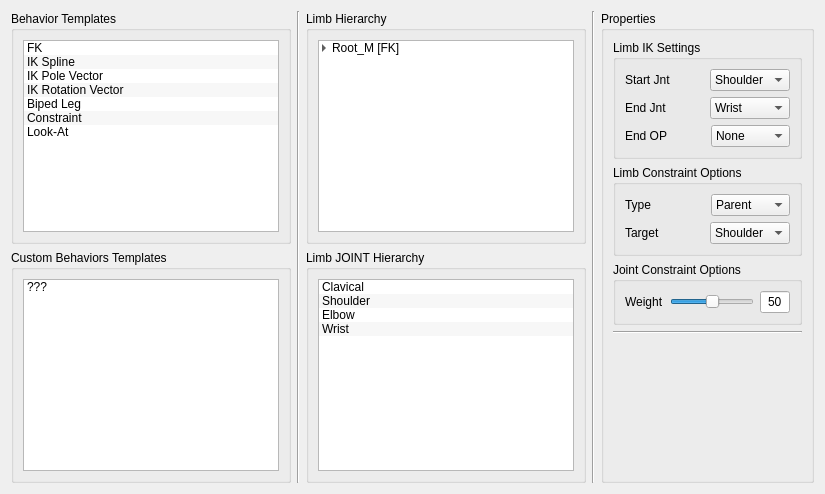
        <widget class="QWidget" name="tab_9">
         <attribute name="title">
          <string>Behaviours</string>
         </attribute>
         <layout class="QHBoxLayout" name="horizontalLayout_48">
          <item>
           <layout class="QHBoxLayout" name="horizontalLayout_30">
            <item>
             <layout class="QVBoxLayout" name="verticalLayout_36">
              <item>
               <widget class="QGroupBox" name="groupBox_22">
                <property name="title">
                 <string>Behavior Templates</string>
                </property>
                <layout class="QHBoxLayout" name="horizontalLayout_32">
                 <item>
                  <widget class="QListWidget" name="listWidget_9">
                   <property name="sizePolicy">
                    <sizepolicy hsizetype="Expanding" vsizetype="Expanding">
                     <horstretch>0</horstretch>
                     <verstretch>0</verstretch>
                    </sizepolicy>
                   </property>
                   <property name="maximumSize">
                    <size>
                     <width>16777215</width>
                     <height>16777215</height>
                    </size>
                   </property>
                   <property name="alternatingRowColors">
                    <bool>true</bool>
                   </property>
                   <item>
                    <property name="text">
                     <string>FK</string>
                    </property>
                   </item>
                   <item>
                    <property name="text">
                     <string>IK Spline</string>
                    </property>
                   </item>
                   <item>
                    <property name="text">
                     <string>IK Pole Vector</string>
                    </property>
                   </item>
                   <item>
                    <property name="text">
                     <string>IK Rotation Vector</string>
                    </property>
                   </item>
                   <item>
                    <property name="text">
                     <string>Biped Leg</string>
                    </property>
                   </item>
                   <item>
                    <property name="text">
                     <string>Constraint</string>
                    </property>
                   </item>
                   <item>
                    <property name="text">
                     <string>Look-At</string>
                    </property>
                   </item>
                  </widget>
                 </item>
                </layout>
               </widget>
              </item>
              <item>
               <widget class="QGroupBox" name="groupBox_18">
                <property name="title">
                 <string>Custom Behaviors Templates</string>
                </property>
                <layout class="QHBoxLayout" name="horizontalLayout_49">
                 <item>
                  <layout class="QVBoxLayout" name="verticalLayout_40">
                   <item>
                    <widget class="QListWidget" name="listWidget_10">
                     <property name="toolTip">
                      <string>Created in CONTROLLERS tab by right clicking on Limb &gt; &quot;Save Limb Template&quot;</string>
                     </property>
                     <property name="dragDropMode">
                      <enum>QAbstractItemView::DragOnly</enum>
                     </property>
                     <property name="alternatingRowColors">
                      <bool>true</bool>
                     </property>
                     <item>
                      <property name="text">
                       <string>???</string>
                      </property>
                     </item>
                    </widget>
                   </item>
                  </layout>
                 </item>
                </layout>
               </widget>
              </item>
             </layout>
            </item>
            <item>
             <widget class="Line" name="line_12">
              <property name="orientation">
               <enum>Qt::Vertical</enum>
              </property>
             </widget>
            </item>
            <item>
             <layout class="QVBoxLayout" name="verticalLayout_64">
              <item>
               <widget class="QGroupBox" name="groupBox_33">
                <property name="title">
                 <string>Limb Hierarchy</string>
                </property>
                <layout class="QHBoxLayout" name="horizontalLayout_45">
                 <item>
                  <layout class="QVBoxLayout" name="verticalLayout_65">
                   <item>
                    <widget class="QTreeWidget" name="treeWidget_13">
                     <property name="autoScrollMargin">
                      <number>16</number>
                     </property>
                     <property name="alternatingRowColors">
                      <bool>true</bool>
                     </property>
                     <property name="selectionMode">
                      <enum>QAbstractItemView::SingleSelection</enum>
                     </property>
                     <property name="autoExpandDelay">
                      <number>0</number>
                     </property>
                     <property name="indentation">
                      <number>10</number>
                     </property>
                     <property name="headerHidden">
                      <bool>true</bool>
                     </property>
                     <column>
                      <property name="text">
                       <string notr="true">1</string>
                      </property>
                     </column>
                     <item>
                      <property name="text">
                       <string>Root_M [FK]</string>
                      </property>
                      <item>
                       <property name="text">
                        <string>Spine_M [FK/IKS]</string>
                       </property>
                       <item>
                        <property name="text">
                         <string>Arm_M [FK/IKS/IKR]</string>
                        </property>
                        <item>
                         <property name="text">
                          <string>Hand</string>
                         </property>
                        </item>
                       </item>
                       <item>
                        <property name="text">
                         <string>Head</string>
                        </property>
                       </item>
                       <item>
                        <property name="text">
                         <string>Leg (M)</string>
                        </property>
                       </item>
                       <item>
                        <property name="text">
                         <string>Tail</string>
                        </property>
                       </item>
                      </item>
                     </item>
                    </widget>
                   </item>
                  </layout>
                 </item>
                </layout>
               </widget>
              </item>
              <item>
               <widget class="QGroupBox" name="groupBox_34">
                <property name="title">
                 <string>Limb JOINT Hierarchy</string>
                </property>
                <layout class="QVBoxLayout" name="verticalLayout_66">
                 <item>
                  <layout class="QVBoxLayout" name="verticalLayout_67">
                   <item>
                    <widget class="QListWidget" name="listWidget_12">
                     <property name="alternatingRowColors">
                      <bool>true</bool>
                     </property>
                     <item>
                      <property name="text">
                       <string>Clavical</string>
                      </property>
                     </item>
                     <item>
                      <property name="text">
                       <string>Shoulder</string>
                      </property>
                     </item>
                     <item>
                      <property name="text">
                       <string>Elbow</string>
                      </property>
                     </item>
                     <item>
                      <property name="text">
                       <string>Wrist</string>
                      </property>
                     </item>
                    </widget>
                   </item>
                  </layout>
                 </item>
                </layout>
               </widget>
              </item>
             </layout>
            </item>
            <item>
             <widget class="Line" name="line_13">
              <property name="orientation">
               <enum>Qt::Vertical</enum>
              </property>
             </widget>
            </item>
            <item>
             <layout class="QVBoxLayout" name="verticalLayout_72">
              <item>
               <widget class="QGroupBox" name="groupBox_36">
                <property name="title">
                 <string>Properties</string>
                </property>
                <layout class="QHBoxLayout" name="horizontalLayout_46">
                 <item>
                  <layout class="QVBoxLayout" name="verticalLayout_73">
                   <item>
                    <widget class="QGroupBox" name="groupBox_37">
                     <property name="title">
                      <string>Limb IK Settings</string>
                     </property>
                     <layout class="QHBoxLayout" name="horizontalLayout_47">
                      <item>
                       <layout class="QVBoxLayout" name="verticalLayout_74">
                        <item>
                         <layout class="QHBoxLayout" name="horizontalLayout_43">
                          <item>
                           <widget class="QLabel" name="label_8">
                            <property name="text">
                             <string>Start Jnt</string>
                            </property>
                           </widget>
                          </item>
                          <item>
                           <widget class="QComboBox" name="comboBox_5">
                            <property name="currentIndex">
                             <number>1</number>
                            </property>
                            <item>
                             <property name="text">
                              <string>Clavical</string>
                             </property>
                            </item>
                            <item>
                             <property name="text">
                              <string>Shoulder</string>
                             </property>
                            </item>
                            <item>
                             <property name="text">
                              <string>Elbow</string>
                             </property>
                            </item>
                            <item>
                             <property name="text">
                              <string>Wrist</string>
                             </property>
                            </item>
                           </widget>
                          </item>
                         </layout>
                        </item>
                        <item>
                         <layout class="QHBoxLayout" name="horizontalLayout_44">
                          <item>
                           <widget class="QLabel" name="label_9">
                            <property name="text">
                             <string>End Jnt</string>
                            </property>
                           </widget>
                          </item>
                          <item>
                           <widget class="QComboBox" name="comboBox_6">
                            <property name="currentIndex">
                             <number>3</number>
                            </property>
                            <item>
                             <property name="text">
                              <string>Clavical</string>
                             </property>
                            </item>
                            <item>
                             <property name="text">
                              <string>Shoulder</string>
                             </property>
                            </item>
                            <item>
                             <property name="text">
                              <string>Elbow</string>
                             </property>
                            </item>
                            <item>
                             <property name="text">
                              <string>Wrist</string>
                             </property>
                            </item>
                           </widget>
                          </item>
                         </layout>
                        </item>
                        <item>
                         <layout class="QHBoxLayout" name="horizontalLayout_72">
                          <item>
                           <widget class="QLabel" name="label_30">
                            <property name="text">
                             <string>End OP</string>
                            </property>
                           </widget>
                          </item>
                          <item>
                           <widget class="QComboBox" name="comboBox_15">
                            <item>
                             <property name="text">
                              <string>None</string>
                             </property>
                            </item>
                            <item>
                             <property name="text">
                              <string>IK Chain</string>
                             </property>
                            </item>
                            <item>
                             <property name="text">
                              <string>FK Ctr</string>
                             </property>
                            </item>
                           </widget>
                          </item>
                         </layout>
                        </item>
                       </layout>
                      </item>
                     </layout>
                    </widget>
                   </item>
                   <item>
                    <widget class="QGroupBox" name="groupBox_14">
                     <property name="title">
                      <string>Limb Constraint Options</string>
                     </property>
                     <layout class="QVBoxLayout" name="verticalLayout_16">
                      <item>
                       <layout class="QVBoxLayout" name="verticalLayout_37">
                        <item>
                         <layout class="QHBoxLayout" name="horizontalLayout_63">
                          <item>
                           <widget class="QLabel" name="label_22">
                            <property name="text">
                             <string>Type</string>
                            </property>
                           </widget>
                          </item>
                          <item>
                           <widget class="QComboBox" name="comboBox_11">
                            <property name="currentIndex">
                             <number>0</number>
                            </property>
                            <item>
                             <property name="text">
                              <string>Parent</string>
                             </property>
                            </item>
                            <item>
                             <property name="text">
                              <string>Position</string>
                             </property>
                            </item>
                            <item>
                             <property name="text">
                              <string>Rotation</string>
                             </property>
                            </item>
                            <item>
                             <property name="text">
                              <string>Scale</string>
                             </property>
                            </item>
                           </widget>
                          </item>
                         </layout>
                        </item>
                        <item>
                         <layout class="QHBoxLayout" name="horizontalLayout_65">
                          <item>
                           <widget class="QLabel" name="label_24">
                            <property name="text">
                             <string>Target</string>
                            </property>
                           </widget>
                          </item>
                          <item>
                           <widget class="QComboBox" name="comboBox_14">
                            <property name="currentIndex">
                             <number>1</number>
                            </property>
                            <item>
                             <property name="text">
                              <string>Clavical</string>
                             </property>
                            </item>
                            <item>
                             <property name="text">
                              <string>Shoulder</string>
                             </property>
                            </item>
                            <item>
                             <property name="text">
                              <string>Elbow</string>
                             </property>
                            </item>
                            <item>
                             <property name="text">
                              <string>Wrist</string>
                             </property>
                            </item>
                           </widget>
                          </item>
                         </layout>
                        </item>
                       </layout>
                      </item>
                     </layout>
                    </widget>
                   </item>
                   <item>
                    <widget class="QGroupBox" name="groupBox_35">
                     <property name="title">
                      <string>Joint Constraint Options</string>
                     </property>
                     <layout class="QVBoxLayout" name="verticalLayout_39">
                      <item>
                       <layout class="QVBoxLayout" name="verticalLayout_79">
                        <item>
                         <layout class="QHBoxLayout" name="horizontalLayout_64">
                          <item>
                           <widget class="QLabel" name="label_23">
                            <property name="text">
                             <string>Weight</string>
                            </property>
                           </widget>
                          </item>
                          <item>
                           <widget class="QSlider" name="horizontalSlider_8">
                            <property name="value">
                             <number>50</number>
                            </property>
                            <property name="orientation">
                             <enum>Qt::Horizontal</enum>
                            </property>
                           </widget>
                          </item>
                          <item>
                           <widget class="QLineEdit" name="lineEdit_7">
                            <property name="maximumSize">
                             <size>
                              <width>30</width>
                              <height>16777215</height>
                             </size>
                            </property>
                            <property name="text">
                             <string>50</string>
                            </property>
                            <property name="alignment">
                             <set>Qt::AlignCenter</set>
                            </property>
                           </widget>
                          </item>
                         </layout>
                        </item>
                       </layout>
                      </item>
                     </layout>
                    </widget>
                   </item>
                   <item>
                    <widget class="Line" name="line_11">
                     <property name="orientation">
                      <enum>Qt::Horizontal</enum>
                     </property>
                    </widget>
                   </item>
                   <item>
                    <spacer name="verticalSpacer_5">
                     <property name="orientation">
                      <enum>Qt::Vertical</enum>
                     </property>
                     <property name="sizeHint" stdset="0">
                      <size>
                       <width>20</width>
                       <height>40</height>
                      </size>
                     </property>
                    </spacer>
                   </item>
                  </layout>
                 </item>
                </layout>
               </widget>
              </item>
             </layout>
            </item>
           </layout>
          </item>
         </layout>
        </widget>
